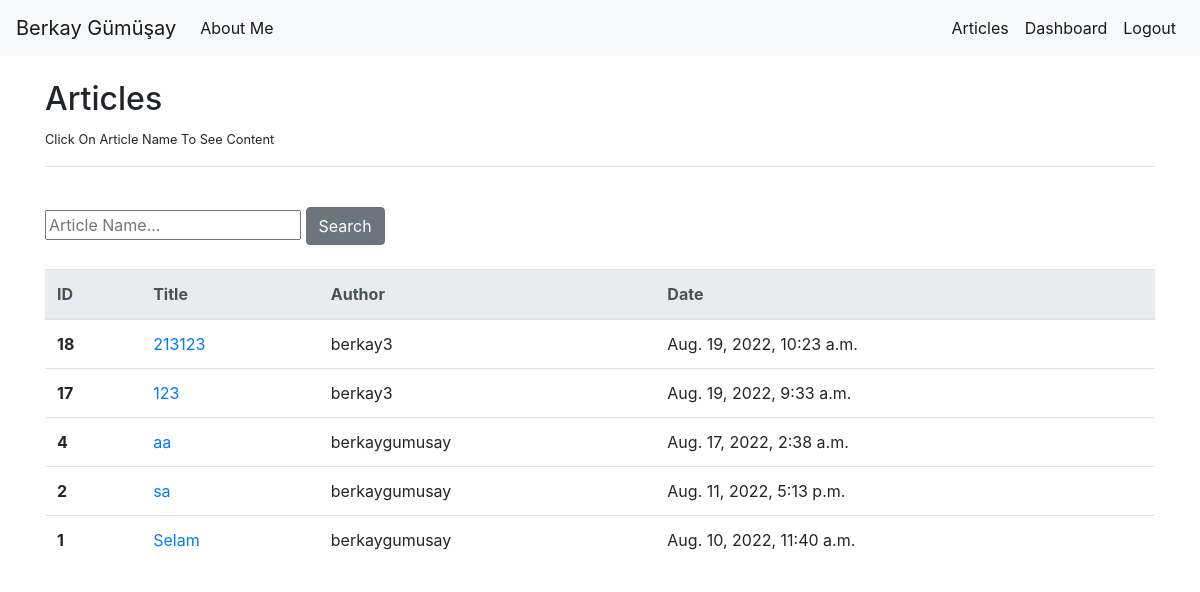
Screenshot of /articles/ (signed in) with the database file from the repository.
### articles/models.py (models this page shows, shortened)
class Article(models.Model):
    author = models.ForeignKey("auth.User",on_delete=models.CASCADE)
    title = models.CharField(max_length=50)
    content = RichTextField()
    createdDate = models.DateTimeField(auto_now_add=True)
    articleImage = models.FileField(blank=True,null=True,verbose_name="Upload Image To Article")
    class Meta:
        ordering = ['-createdDate']

### articles/views.py (the view)
# urls.py: path('', views.seeAllArticles , name = "seeAllArticles"),
@login_required(login_url="user:login")
def seeAllArticles(request):
    keyword = request.GET.get("keyword")
    if keyword:
        articles = Article.objects.filter(title__contains = keyword)
        return render(request,"allArticles.html",{"articles" : articles})
    articles = Article.objects.all()
    return render(request,"allArticles.html",{"articles" : articles})

### templates/allArticles.html (shortened to what this page needs)
{% extends "layout.html" %}
{% block Body %}
<div class="row">
    <div class="col-md-6 ">
        <h2>Articles</h2>
        <small>Click On Article Name To See Content</small>
    </div>
  </div>
  <hr>
<br>
<form>
  <input type="text" name = "keyword" class=" form-input" placeholder="Article Name...">
  <button type = "submit" class = "btn btn-secondary">Search</button>
</form>
<br>
{% if articles %}
<table class="table">
    <thead class="thead-light">
      <tr>
        <th scope="col">ID</th>
        <th scope="col">Title</th>
        <th scope="col">Author</th>
        <th scope="col">Date</th>
      </tr>
    </thead>
    <tbody>
    {% for article in articles %}
        <tr>
            <th scope="row">{{article.id}}</th>
            <td><a href="{% url 'articles:seeArticle' article.id %}">{{article.title}}</a></td>
            <td>{{article.author}}</td>
            <td>{{article.createdDate}}</td>
        </tr>
    {% endfor %}
    </tbody>
  </table>
{% else %}
<div class="alert alert-danger">Article Not Found</div>
{% endif %}
{% endblock Body %}

### templates/layout.html (shortened to what this page needs)
<!DOCTYPE html>
<html lang="en">
<head>
    <link rel="stylesheet" href="https://cdn.jsdelivr.net/npm/bootstrap@4.0.0/dist/css/bootstrap.min.css">
</head>
<body>
    {% include "includes/navbar.html"   %}
    <br>
    <div class="container">
        {% block Body %}
        {% endblock %}
    </div>
</body>
</html>

### templates/includes/navbar.html (shortened to what this page needs)
<nav class="navbar navbar-expand-lg navbar-light bg-light">
    <a class="navbar-brand" href="{% url 'index' %}">Berkay Gümüşay</a>
    <div class="collapse navbar-collapse" id="navbarNav">
      <ul class="navbar-nav">
        <li class="nav-item active">
            <a class="nav-link disabled " href="{% url 'about' %}">About Me</a>
          </li>
      </ul>
      <ul class="navbar-nav ml-auto">
        {% if request.user.is_authenticated %}
          <li class="nav-item active">
            <a class="nav-link disabled " href="{% url 'articles:seeAllArticles' %}">Articles</a>
              </li>
          <li class="nav-item active">
              <a class="nav-link disabled " href="{% url 'articles:dashboard' %}">Dashboard</a>
              </li>
          <li class="nav-item active">
                <a class="nav-link disabled " href="{% url 'user:logout' %}">Logout</a>
              </li>
        {% endif %}
      </ul>
    </div>
  </nav>

### rows the page displays
Article: id "18", title "213123", author "berkay3", createdDate "Aug. 19, 2022, 10:23 a.m."
Article: id "17", title "123", author "berkay3", createdDate "Aug. 19, 2022, 9:33 a.m."
Article: id "4", title "aa", author "berkaygumusay", createdDate "Aug. 17, 2022, 2:38 a.m."
Article: id "2", title "sa", author "berkaygumusay", createdDate "Aug. 11, 2022, 5:13 p.m."
Article: id "1", title "Selam", author "berkaygumusay", createdDate "Aug. 10, 2022, 11:40 a.m."
